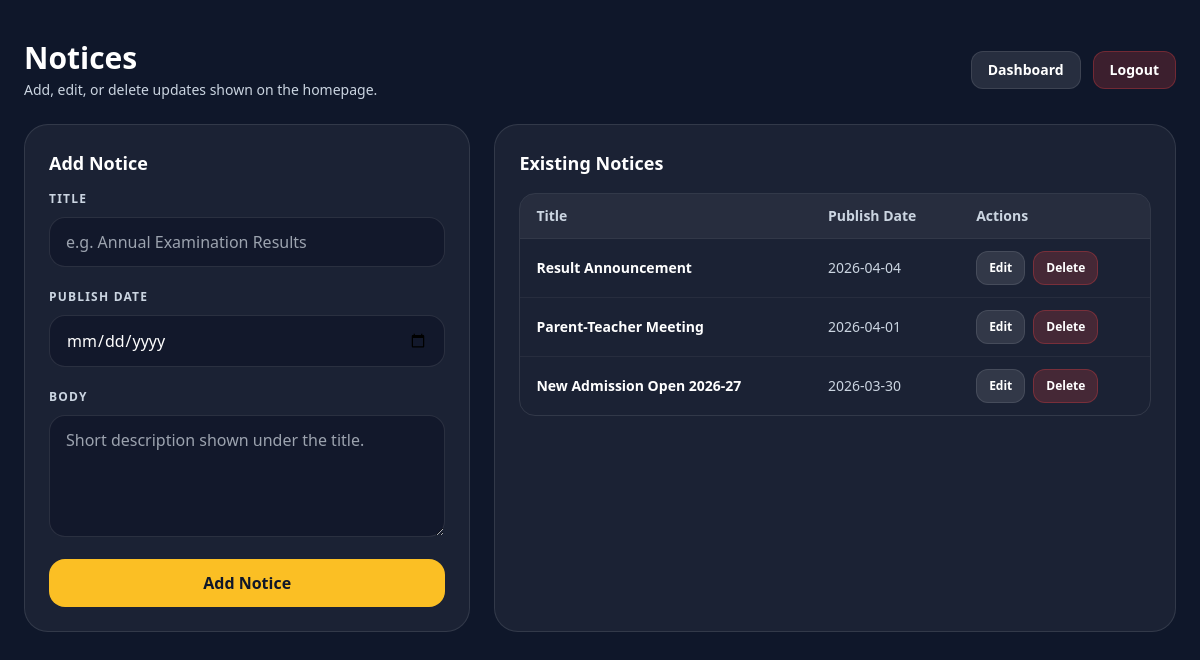
/admin/notices (signed in), run on the app's committed database.
### tables this page shows
CREATE TABLE notices (
                id INTEGER PRIMARY KEY AUTOINCREMENT,
                title TEXT NOT NULL,
                body TEXT,
                publish_date TEXT NOT NULL,
                created_at TEXT NOT NULL DEFAULT (datetime('now'))
            );

### app.py (the view)
    @app.route("/admin/notices", methods=["GET"])
    @admin_required
    def admin_notices():
        notices = fetch_all("SELECT id, title, body, publish_date FROM notices ORDER BY publish_date DESC, id DESC")
        return render_template("admin/notices.html", body_class="", notices=notices, editing_notice=None)

### templates/admin/notices.html (shortened to what this page needs)
{% extends 'base.html' %}
{% block content %}
  <div class="min-h-screen bg-slate-900 text-white py-10 px-4">
    <div class="max-w-6xl mx-auto">
      <div class="flex flex-col sm:flex-row sm:items-center sm:justify-between gap-4 mb-6">
        <div>
          <h1 class="text-2xl sm:text-3xl font-black">Notices</h1>
          <p class="text-sm text-slate-300 mt-1">Add, edit, or delete updates shown on the homepage.</p>
        </div>
        <div class="flex gap-3">
          <a href="{{ url_for('admin_dashboard') }}" class="px-4 py-2 rounded-xl bg-white/10 hover:bg-white/20 border border-white/10 text-sm font-bold">
            Dashboard
          </a>
          <a href="{{ url_for('admin_logout') }}" class="px-4 py-2 rounded-xl bg-red-500/20 hover:bg-red-500/30 border border-red-500/30 text-sm font-bold">
            Logout
          </a>
        </div>
      </div>
      <div class="grid grid-cols-1 lg:grid-cols-5 gap-6">
        <div class="lg:col-span-2 rounded-3xl bg-white/5 border border-white/10 p-6">
          {% if editing_notice %}
            <h2 class="text-lg font-black mb-2">Edit Notice</h2>
            <form method="POST" action="{{ url_for('admin_notices_edit_post', notice_id=editing_notice['id']) }}" class="space-y-4">
              <div>
                <label class="text-xs font-bold uppercase tracking-widest text-slate-300">Title</label>
                <input name="title" class="mt-2 w-full rounded-2xl px-4 py-3 bg-slate-950/30 border border-white/10 outline-none focus:border-[#fbbf24]" value="{{ editing_notice['title'] }}" required />
              </div>
              <div>
                <label class="text-xs font-bold uppercase tracking-widest text-slate-300">Publish Date</label>
                <input type="date" name="publish_date" class="mt-2 w-full rounded-2xl px-4 py-3 bg-slate-950/30 border border-white/10 outline-none focus:border-[#fbbf24]" value="{{ editing_notice['publish_date'] }}" required />
              </div>
              <div>
                <label class="text-xs font-bold uppercase tracking-widest text-slate-300">Body</label>
                <textarea name="body" class="mt-2 w-full rounded-2xl px-4 py-3 bg-slate-950/30 border border-white/10 outline-none focus:border-[#fbbf24]" rows="4">{{ editing_notice['body'] }}</textarea>
              </div>
              <div class="flex gap-3">
                <button type="submit" class="flex-1 bg-[#fbbf24] text-[#0f172a] py-3 rounded-2xl font-black hover:scale-[1.01] transition">
                  Save Changes
                </button>
                <a href="{{ url_for('admin_notices') }}" class="bg-white/10 hover:bg-white/20 border border-white/10 text-white py-3 px-4 rounded-2xl font-black">
                  Cancel
                </a>
              </div>
            </form>
          {% else %}
            <h2 class="text-lg font-black mb-2">Add Notice</h2>
            <form method="POST" action="{{ url_for('admin_notices_new') }}" class="space-y-4">
              <div>
                <label class="text-xs font-bold uppercase tracking-widest text-slate-300">Title</label>
                <input name="title" class="mt-2 w-full rounded-2xl px-4 py-3 bg-slate-950/30 border border-white/10 outline-none focus:border-[#fbbf24]" placeholder="e.g. Annual Examination Results" required />
              </div>
              <div>
                <label class="text-xs font-bold uppercase tracking-widest text-slate-300">Publish Date</label>
                <input type="date" name="publish_date" class="mt-2 w-full rounded-2xl px-4 py-3 bg-slate-950/30 border border-white/10 outline-none focus:border-[#fbbf24]" required />
              </div>
              <div>
                <label class="text-xs font-bold uppercase tracking-widest text-slate-300">Body</label>
                <textarea name="body" class="mt-2 w-full rounded-2xl px-4 py-3 bg-slate-950/30 border border-white/10 outline-none focus:border-[#fbbf24]" rows="4" placeholder="Short description shown under the title."></textarea>
              </div>
              <button type="submit" class="w-full bg-[#fbbf24] text-[#0f172a] py-3 rounded-2xl font-black hover:scale-[1.01] transition">
                Add Notice
              </button>
            </form>
          {% endif %}
        </div>
        <div class="lg:col-span-3 rounded-3xl bg-white/5 border border-white/10 p-6">
          <h2 class="text-lg font-black mb-4">Existing Notices</h2>
          {% if notices %}
            <div class="overflow-auto rounded-2xl border border-white/10">
              <table class="min-w-full text-sm">
                <thead class="bg-white/5 text-slate-300">
                  <tr>
                    <th class="text-left px-4 py-3">Title</th>
                    <th class="text-left px-4 py-3">Publish Date</th>
                    <th class="text-left px-4 py-3">Actions</th>
                  </tr>
                </thead>
                <tbody>
                  {% for n in notices %}
                    <tr class="border-t border-white/5">
                      <td class="px-4 py-3 font-bold">{{ n['title'] }}</td>
                      <td class="px-4 py-3 text-slate-300">{{ n['publish_date'] }}</td>
                      <td class="px-4 py-3">
                        <div class="flex flex-wrap gap-2">
                          <a href="{{ url_for('admin_notices_edit', notice_id=n['id']) }}" class="px-3 py-2 rounded-xl bg-white/10 hover:bg-white/20 border border-white/10 text-xs font-bold">
                            Edit
                          </a>
                          <form method="POST" action="{{ url_for('admin_notices_delete', notice_id=n['id']) }}" onsubmit="return confirm('Delete this notice?')">
                            <button type="submit" class="px-3 py-2 rounded-xl bg-red-500/20 hover:bg-red-500/30 border border-red-500/30 text-xs font-bold">
                              Delete
                            </button>
                          </form>
                        </div>
                      </td>
                    </tr>
                  {% endfor %}
                </tbody>
              </table>
            </div>
          {% else %}
            <p class="text-slate-300 text-sm">No notices in the database yet.</p>
          {% endif %}
        </div>
      </div>
    </div>
  </div>
{% endblock %}

### data on the page
notices: title "Result Announcement", publish_date "2026-04-04"
notices: title "Parent-Teacher Meeting", publish_date "2026-04-01"
notices: title "New Admission Open 2026-27", publish_date "2026-03-30"
